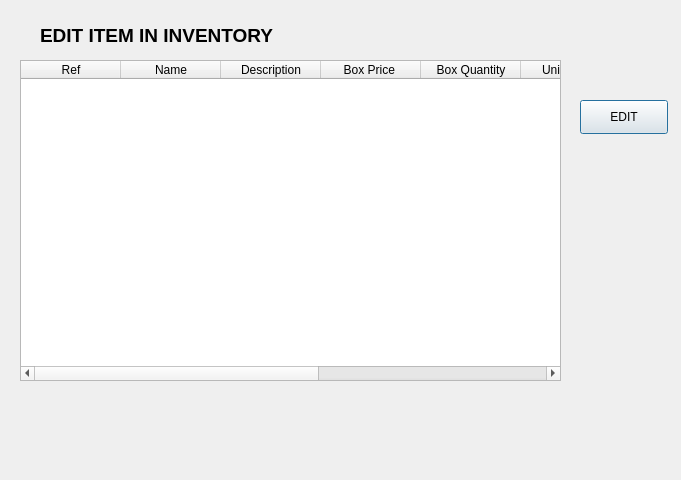
<?xml version="1.0" encoding="UTF-8"?>
<ui version="4.0">
 <class>Dialog</class>
 <widget class="QDialog" name="Dialog">
  <property name="geometry">
   <rect>
    <x>0</x>
    <y>0</y>
    <width>681</width>
    <height>480</height>
   </rect>
  </property>
  <property name="windowTitle">
   <string>Dialog</string>
  </property>
  <widget class="QLabel" name="label">
   <property name="geometry">
    <rect>
     <x>40</x>
     <y>10</y>
     <width>351</width>
     <height>51</height>
    </rect>
   </property>
   <property name="font">
    <font>
     <pointsize>14</pointsize>
     <weight>75</weight>
     <bold>true</bold>
    </font>
   </property>
   <property name="text">
    <string>EDIT ITEM IN INVENTORY</string>
   </property>
  </widget>
  <widget class="QPushButton" name="pushButton">
   <property name="geometry">
    <rect>
     <x>580</x>
     <y>100</y>
     <width>88</width>
     <height>34</height>
    </rect>
   </property>
   <property name="text">
    <string>EDIT</string>
   </property>
  </widget>
  <widget class="QTableWidget" name="tableWidget">
   <property name="geometry">
    <rect>
     <x>20</x>
     <y>60</y>
     <width>541</width>
     <height>321</height>
    </rect>
   </property>
   <property name="showGrid">
    <bool>false</bool>
   </property>
   <column>
    <property name="text">
     <string>Ref</string>
    </property>
   </column>
   <column>
    <property name="text">
     <string>Name</string>
    </property>
   </column>
   <column>
    <property name="text">
     <string>Description</string>
    </property>
   </column>
   <column>
    <property name="text">
     <string>Box Price </string>
    </property>
   </column>
   <column>
    <property name="text">
     <string>Box Quantity</string>
    </property>
   </column>
   <column>
    <property name="text">
     <string>Unit in Box</string>
    </property>
   </column>
   <column>
    <property name="text">
     <string>Quantity in Box</string>
    </property>
   </column>
   <column>
    <property name="text">
     <string>New Column</string>
    </property>
   </column>
   <column>
    <property name="text">
     <string>Date Added</string>
    </property>
   </column>
  </widget>
 </widget>
 <resources/>
 <connections/>
</ui>
